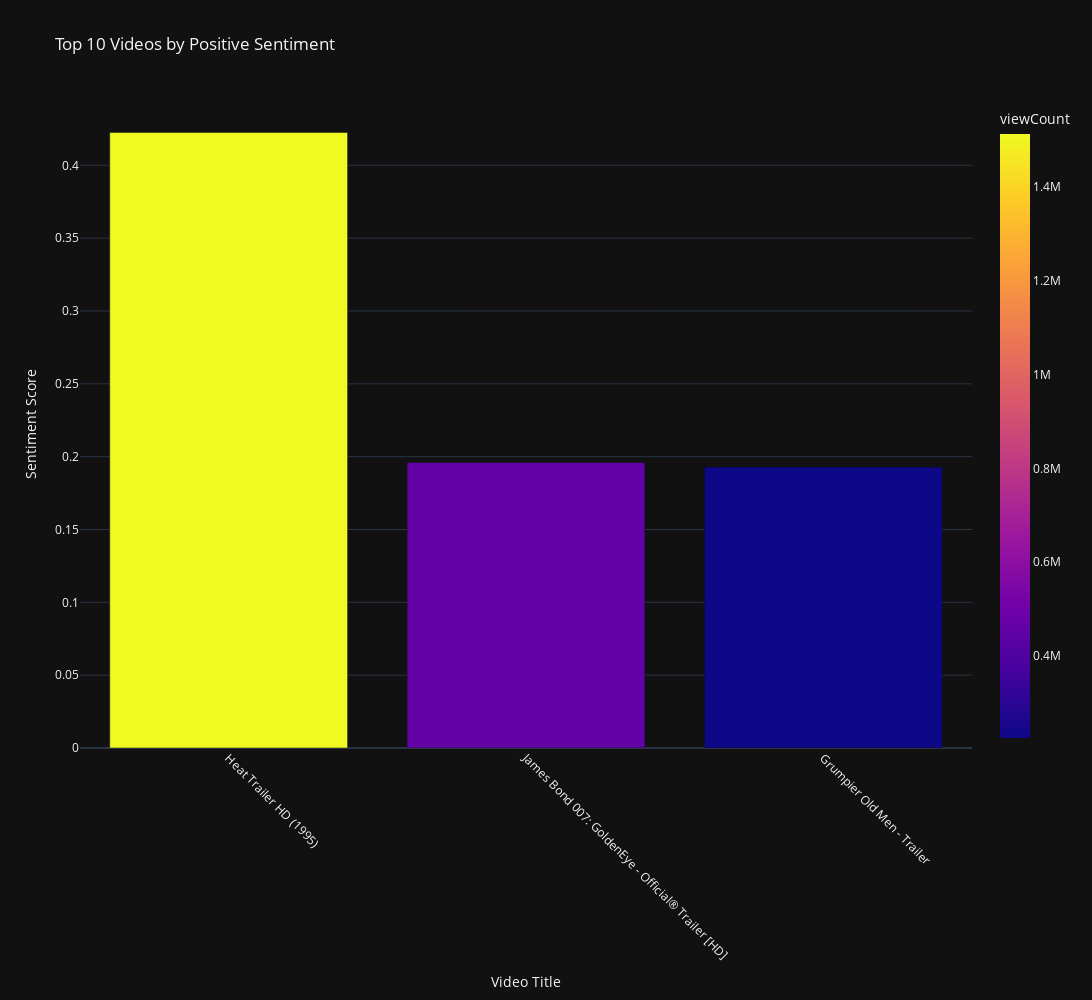

The code cell stored with this chart in its notebook:
### Code cell
# Sort and select top 10 videos by sentiment score
top_10_sentiment = df.sort_values(by='sentimentScore', ascending=False).head(10)

# Bar chart for top 10 videos with highest sentiment scores
fig = px.bar(
    top_10_sentiment,
    x='title',
    y='sentimentScore',
    color='viewCount',
    title='Top 10 Videos by Positive Sentiment',
    labels={'title': 'Video Title', 'sentimentScore': 'Sentiment Score'},
    width = width,
    height = height,
    template = template
)
fig.update_layout(xaxis_tickangle=45)
fig.show()

### Figure 1 — Plotly figure (JSON) as saved in the notebook; plotly's stock layout.template omitted (floating-point values rounded to 4 significant figures)
{"data": [{"alignmentgroup": "True", "hovertemplate": "Video Title=%{x}<br>Sentiment Score=%{y}<br>viewCount=%{marker.color}<extra></extra>", "legendgroup": "", "marker": {"color": [1513503, 462348, 224709], "coloraxis": "coloraxis", "pattern": {"shape": ""}}, "name": "", "offsetgroup": "", "orientation": "v", "showlegend": false, "textposition": "auto", "type": "bar", "x": ["Heat Trailer HD (1995)", "James Bond 007: GoldenEye - Official® Trailer [HD]", "Grumpier Old Men - Trailer"], "xaxis": "x", "y": [0.4226, 0.196, 0.1928], "yaxis": "y"}], "layout": {"barmode": "relative", "coloraxis": {"colorbar": {"title": {"text": "viewCount"}}, "colorscale": [[0, "#0d0887"], [0.1111, "#46039f"], [0.2222, "#7201a8"], [0.3333, "#9c179e"], [0.4444, "#bd3786"], [0.5556, "#d8576b"], [0.6667, "#ed7953"], [0.7778, "#fb9f3a"], [0.8889, "#fdca26"], [1, "#f0f921"]]}, "height": 1000, "legend": {"tracegroupgap": 0}, "title": {"text": "Top 10 Videos by Positive Sentiment"}, "width": 1600, "xaxis": {"anchor": "y", "domain": [0, 1], "tickangle": 45, "title": {"text": "Video Title"}}, "yaxis": {"anchor": "x", "domain": [0, 1], "title": {"text": "Sentiment Score"}}}}
